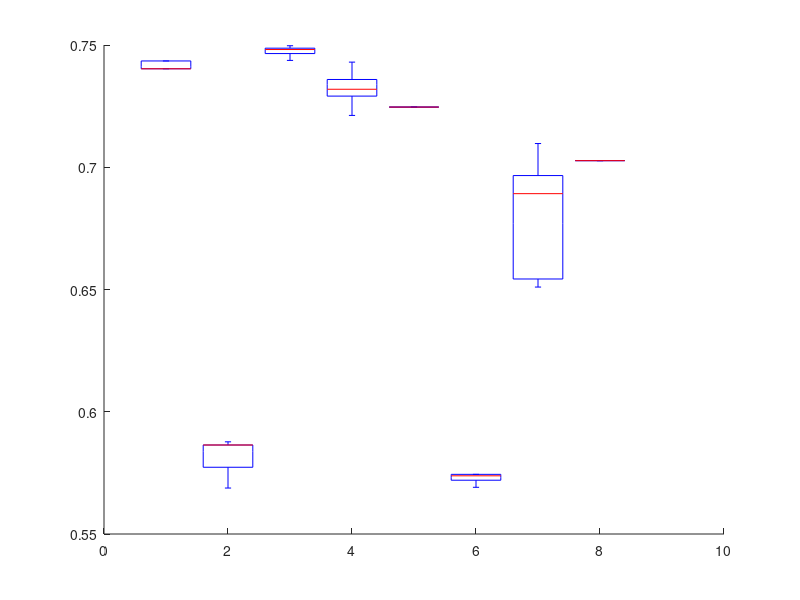

The MATLAB script that drew this image: (Note: this script raises an error after producing the figure.)
clc;
clear all;
%%%%%% on SFI network
MODPSO=[0.740275 0.740275 0.740275 0.740275 0.740275 0.740275 0.740275 0.740275 0.740275 0.740275 0.740275 0.740275 0.740275 0.740275 0.740275 0.740275 0.740275 0.740275 0.743475 0.743475 0.743475 0.743475 0.743475 0.743475 0.743475 0.743475 0.743475 0.743475 0.743475 0.743475 ]';
MOPSO_CD_r=[0.5688 0.5688 0.5773 0.5773 0.5773 0.5773 0.5773 0.5773 0.5773 0.5773 0.5773 0.5773 0.5773 0.5877 0.5877 0.5864  0.5864 0.5864 0.5864 0.5864 0.5864 0.5864 0.5864 0.5864 0.5864 0.5864 0.5864 0.5864 0.5864 0.5864]';
MOGA_net = [0.728 0.7212 0.7316	0.7322	0.7291	0.7299	0.743	0.7363	0.7354	0.7359 0.728	0.7212	0.7316	0.7322	0.7291	0.7299	0.743	0.7363	0.7354	0.7359 0.728 0.7212	0.7316	0.7322	0.7291	0.7299	0.743	0.7363	0.7354	0.7359]';
MOCD=[0.7437	0.7484	0.7487	0.7484	0.7465	0.7479	0.7487	0.7474	0.7497	0.745 0.7437	0.7484	0.7487	0.7484	0.7465	0.7479	0.7487	0.7474	0.7497	0.745 0.7437 0.7484	0.7487	0.7484	0.7465	0.7479	0.7487	0.7474	0.7497	0.745]';
MOEAD_net=[0.668288 0.668288 0.71945 0.71945 0.71945 0.71945 0.724613 0.724613 0.724613 0.724613 0.724613 0.724613 0.724613 0.724613 0.724613 0.724613 0.724613 0.724613 0.724613 0.724613 0.724613 0.724613 0.724613 0.724613 0.724613 0.724613 0.731238 0.731238 0.731238 0.731238 ]';
GA_net=[0.5737	0.5739	0.5867	0.5561	0.5741	0.5691	0.572	0.5744	0.5817	0.5734 0.5737	0.5739	0.5867	0.5561	0.5741	0.5691	0.572	0.5744	0.5817	0.5734 0.5737 0.5739	0.5867	0.5561	0.5741	0.5691	0.572	0.5744	0.5817	0.5734]';
Meme_net=[0.7097 0.6510 0.6966 0.6991 0.6892 0.6892 0.6898 0.6543 0.6543 0.6543 0.7097 0.6510 0.6966 0.6991 0.6892 0.6892 0.6898 0.6543 0.6543 0.6543 0.7097 0.6510 0.6966 0.6991 0.6892 0.6892 0.6898 0.6543 0.6543 0.6543]';
GN=[0.7027 0.7027 0.7027 0.7027 0.7027 0.7027 0.7027 0.7027 0.7027 0.7027 0.7027 0.7027 0.7027 0.7027 0.7027 0.7027 0.7027 0.7027 0.7027 0.7027 0.7027 0.7027 0.7027 0.7027 0.7027 0.7027 0.7027 0.7027 0.7027 0.7027]';
X = [MODPSO MOPSO_CD_r  MOCD MOGA_net  MOEAD_net GA_net Meme_net GN];
figure(3)
boxplot(X,'labels', {'MODPSO', 'MOPSO_CD_r','MOCD','MOGA_net', 'MOEAD_net', 'GA_net','Meme_net', 'GN'}, 'medianstyle', 'target' );

%%%%%%%%%%% on netscience network
% MODPSO=[0.93633 0.941357 0.941357 0.941357 0.941357 0.941357 0.942419 0.942419 0.942419 0.942419 0.942419 0.942419 0.942419 0.942419 0.942419 0.942419 0.942419 0.942419 0.942419 0.942419 0.942419 0.944455 0.944455 0.944455 0.944455 0.944455 0.944455 0.944455 0.944455 0.945325 ]';
% MOPSO_CD_r=[0.8998	0.8998	0.9021	0.9021	0.9021	0.9021	0.9021	0.9021	0.9021	0.9021 0.8998	0.8998	0.9021	0.9021	0.9021	0.9021	0.9021	0.9021	0.9021	0.9021 0.8998	0.8998	0.9021	0.9021	0.9021	0.9021	0.9021	0.9021	0.9021	0.9021]';
% MOGA_net=[0.8788	0.8767	0.8846	0.8807	0.8786	0.8826	0.873	0.8804	0.8916	0.883 0.8788	0.8767	0.8846	0.8807	0.8786	0.8826	0.873	0.8804	0.8916	0.883 0.8788	0.8767	0.8846	0.8807	0.8786	0.8826	0.873	0.8804	0.8916	0.883]';
% MOCD=[0.8869	0.8904	0.8908	0.8915	0.8819	0.8916	0.8797	0.8886	0.8923	0.8923 0.8869	0.8904	0.8908	0.8915	0.8819	0.8916	0.8797	0.8886	0.8923	0.8923 0.8869	0.8904	0.8908	0.8915	0.8819	0.8916	0.8797	0.8886	0.8923	0.8923]';
% MOEAD_net=[0.850586 0.870645 0.877464 0.879468 0.897219 0.898205 0.898205 0.906108 0.906933 0.906933 0.914344 0.914344 0.914344 0.914344 0.914344 0.914344 0.914344 0.914344 0.914344 0.914344 0.914344 0.914344 0.914344 0.914344 0.914344 0.914344 0.914344 0.914344 0.914344 0.914344 ]';
% GA_net=[0.83	0.847	0.8493	0.8438	0.8532	0.8502	0.844	0.857	0.8581	0.8402 0.83	0.847	0.8493	0.8438	0.8532	0.8502	0.844	0.857	0.8581	0.8402 0.83	0.847	0.8493	0.8438	0.8532	0.8502	0.844	0.857	0.8581	0.8402]';
% figure (2)
% X = [MODPSO MOPSO_CD_r MOCD MOGA_net  MOEAD_net GA_net];
% boxplot(X,'labels', {'MODPSO', 'MOPSO_CD_r','MOCD','MOGA_net', 'MOEAD_net', 'GA_net'}, 'medianstyle', 'target' );



%%%%%%%%%%%% on power grid network
% MODPSO=[0.744129 0.746713 0.749925 0.749925 0.76684 0.76684 0.76684 0.777687 0.777687 0.777687 0.777687 0.777687 0.777687 0.786835 0.786835 0.786835 0.786835 0.786835 0.786835 0.786835 0.786835 0.786835 0.786835 0.786835 0.786835 0.786835 0.786835 0.786835 0.786835 0.786835 ]';
% MOPSO_CD_r=[0.6045	0.6067	0.6067	0.6067	0.6067	0.6067	0.6067	0.6067	0.6067	0.6067 0.6045	0.6067	0.6067	0.6067	0.6067	0.6067	0.6067	0.6067	0.6067	0.6067 0.6045	0.6067	0.6067	0.6067	0.6067	0.6067	0.6067	0.6067	0.6067	0.6067]';
% MOGA_net=[0.7035	0.6972	0.6939	0.695	0.6919	0.6935	0.6954	0.6905	0.6956	0.6924 0.7035	0.6972	0.6939	0.695	0.6919	0.6935	0.6954	0.6905	0.6956	0.6924 0.7035	0.6972	0.6939	0.695	0.6919	0.6935	0.6954	0.6905	0.6956	0.6924]';
% MOCD=[0.6977	0.6972	0.6942	0.6977	0.7038	0.7016	0.7016	0.7034	0.699	0.7065 0.6977	0.6972	0.6942	0.6977	0.7038	0.7016	0.7016	0.7034	0.699	0.7065 0.6977	0.6972	0.6942	0.6977	0.7038	0.7016	0.7016	0.7034	0.699	0.7065]';
% MOEAD_net=[0.645036 0.648848 0.673216 0.677377 0.677377 0.682225 0.682225 0.682225 0.682225 0.682225 0.682225 0.682225 0.685714 0.685714 0.685714 0.685714 0.685714 0.685714 0.685714 0.685714 0.685714 0.685714 0.685714 0.685714 0.685714 0.685714 0.685714 0.685714 0.688033 0.688033 ]';
% GA_net=[0.6548	0.65	0.6505	0.666	0.6555	0.6521	0.6647	0.6608	0.6595	0.6574 0.6548	0.65	0.6505	0.666	0.6555	0.6521	0.6647	0.6608	0.6595	0.6574 0.6548	0.65	0.6505	0.666	0.6555	0.6521	0.6647	0.6608	0.6595	0.6574]';
% X = [MODPSO MOPSO_CD_r  MOCD MOGA_net  MOEAD_net GA_net];
% boxplot(X,'labels', {'MODPSO', 'MOPSO_CD_r','MOCD','MOGA_net', 'MOEAD_net', 'GA_net'}, 'medianstyle', 'target' );